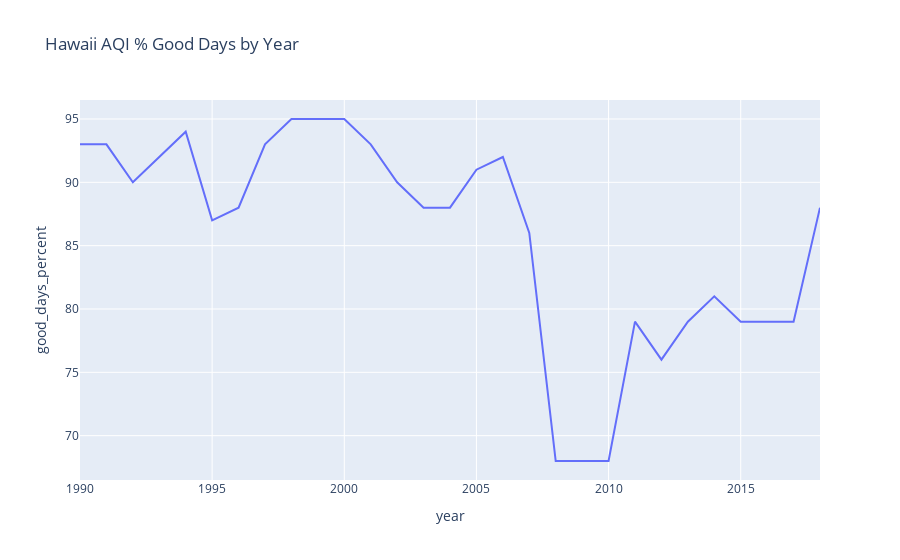

Notebook code for this chart:
### Code cell
fig = px.line(
    hi_aqi_df, 
    x="year", 
    y="good_days_percent",
    hover_data=['state'],
    title="Hawaii AQI % Good Days by Year"
)
fig.show()

### Figure 1 — Plotly figure (JSON) as saved in the notebook; plotly's stock layout.template omitted (floating-point values rounded to 4 significant figures)
{"data": [{"customdata": [["HI"], ["HI"], ["HI"], ["HI"], ["HI"], ["HI"], ["HI"], ["HI"], ["HI"], ["HI"], ["HI"], ["HI"], ["HI"], ["HI"], ["HI"], ["HI"], ["HI"], ["HI"], ["HI"], ["HI"], ["HI"], ["HI"], ["HI"], ["HI"], ["HI"], ["HI"], ["HI"], ["HI"], ["HI"]], "hoverlabel": {"namelength": 0}, "hovertemplate": "year=%{x}<br>good_days_percent=%{y}<br>state=%{customdata[0]}", "legendgroup": "", "line": {"color": "#636efa", "dash": "solid"}, "mode": "lines", "name": "", "showlegend": false, "type": "scatter", "x": [1990, 1991, 1992, 1993, 1994, 1995, 1996, 1997, 1998, 1999, 2000, 2001, 2002, 2003, 2004, 2005, 2006, 2007, 2008, 2009, 2010, 2011, 2012, 2013, 2014, 2015, 2016, 2017, 2018], "xaxis": "x", "y": [93, 93, 90, 92, 94, 87, 88, 93, 95, 95, 95, 93, 90, 88, 88, 91, 92, 86, 68, 68, 68, 79, 76, 79, 81, 79, 79, 79, 88], "yaxis": "y"}], "layout": {"legend": {"tracegroupgap": 0}, "title": {"text": "Hawaii AQI % Good Days by Year"}, "xaxis": {"anchor": "y", "domain": [0, 1], "title": {"text": "year"}}, "yaxis": {"anchor": "x", "domain": [0, 1], "title": {"text": "good_days_percent"}}}}
